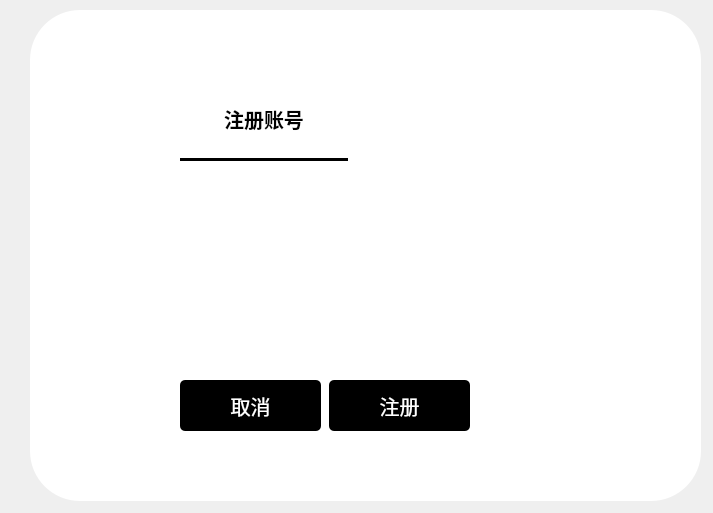
<?xml version="1.0" encoding="UTF-8"?>
<ui version="4.0">
 <class>NewAccount</class>
 <widget class="QDialog" name="NewAccount">
  <property name="geometry">
   <rect>
    <x>0</x>
    <y>0</y>
    <width>713</width>
    <height>513</height>
   </rect>
  </property>
  <property name="windowTitle">
   <string>Dialog</string>
  </property>
  <widget class="QWidget" name="widget" native="true">
   <property name="geometry">
    <rect>
     <x>30</x>
     <y>10</y>
     <width>671</width>
     <height>491</height>
    </rect>
   </property>
   <property name="cursor">
    <cursorShape>ArrowCursor</cursorShape>
   </property>
   <property name="styleSheet">
    <string notr="true">background-color: white;
border-radius:50px;  </string>
   </property>
   <widget class="QLineEdit" name="pre_Account">
    <property name="geometry">
     <rect>
      <x>150</x>
      <y>160</y>
      <width>291</width>
      <height>51</height>
     </rect>
    </property>
    <property name="styleSheet">
     <string notr="true">background-color: #f2f2f7;
 border: none;
 border-radius: 8px;
 padding: 10px;
  font-size: 20px;
QLineEdit {
    /* 输入文字样式 */
    font-size: 20px;                    /* 输入文字变大 */
    font-family: &quot;Microsoft YaHei&quot;, &quot;Segoe UI&quot;, Arial;
    color: #333333;
    padding: 10px 15px;
    border: 2px solid #cccccc;
    border-radius: 6px;
    background-color: white;
    min-height: 44px;
}

/* 提示文字（placeholder）样式 */
QLineEdit::placeholder {
    font-size: 20px;                    /* 提示文字也变大 */
    color: #999999;
    font-style: italic;
}</string>
    </property>
   </widget>
   <widget class="QLineEdit" name="pre_Code">
    <property name="geometry">
     <rect>
      <x>150</x>
      <y>229</y>
      <width>291</width>
      <height>51</height>
     </rect>
    </property>
    <property name="styleSheet">
     <string notr="true">background-color: #f2f2f7;
 border: none;
 border-radius: 8px;
 padding: 10px;
  font-size: 20px;
QLineEdit {
    /* 输入文字样式 */
    font-size: 20px;                    /* 输入文字变大 */
    font-family: &quot;Microsoft YaHei&quot;, &quot;Segoe UI&quot;, Arial;
    color: #333333;
    padding: 10px 15px;
    border: 2px solid #cccccc;
    border-radius: 6px;
    background-color: white;
    min-height: 44px;
}

/* 提示文字（placeholder）样式 */
QLineEdit::placeholder {
    font-size: 20px;                    /* 提示文字也变大 */
    color: #999999;
    font-style: italic;
}</string>
    </property>
   </widget>
   <widget class="QLineEdit" name="sure_Code">
    <property name="geometry">
     <rect>
      <x>150</x>
      <y>300</y>
      <width>291</width>
      <height>51</height>
     </rect>
    </property>
    <property name="styleSheet">
     <string notr="true">background-color: #f2f2f7;
 border: none;
 border-radius: 8px;
 padding: 10px;
  font-size: 20px;
QLineEdit {
    /* 输入文字样式 */
    font-size: 20px;                    /* 输入文字变大 */
    font-family: &quot;Microsoft YaHei&quot;, &quot;Segoe UI&quot;, Arial;
    color: #333333;
    padding: 10px 15px;
    border: 2px solid #cccccc;
    border-radius: 6px;
    background-color: white;
    min-height: 44px;
}

/* 提示文字（placeholder）样式 */
QLineEdit::placeholder {
    font-size: 20px;                    /* 提示文字也变大 */
    color: #999999;
    font-style: italic;
}</string>
    </property>
   </widget>
   <widget class="QPushButton" name="register_Btn">
    <property name="geometry">
     <rect>
      <x>299</x>
      <y>370</y>
      <width>141</width>
      <height>51</height>
     </rect>
    </property>
    <property name="font">
     <font>
      <pointsize>15</pointsize>
     </font>
    </property>
    <property name="cursor">
     <cursorShape>PointingHandCursor</cursorShape>
    </property>
    <property name="styleSheet">
     <string notr="true">QPushButton {
    background-color: black;    /* 黑色背景 */
    color: white;              /* 白色文字 */
    border-radius: 5px;        /* 可选：圆角 */
    padding: 8px 16px;         /* 可选：内边距 */
}</string>
    </property>
    <property name="text">
     <string>注册</string>
    </property>
   </widget>
   <widget class="QPushButton" name="close_Btn_2">
    <property name="geometry">
     <rect>
      <x>150</x>
      <y>370</y>
      <width>141</width>
      <height>51</height>
     </rect>
    </property>
    <property name="font">
     <font>
      <pointsize>15</pointsize>
     </font>
    </property>
    <property name="cursor">
     <cursorShape>PointingHandCursor</cursorShape>
    </property>
    <property name="styleSheet">
     <string notr="true">QPushButton {
    background-color: black;    /* 黑色背景 */
    color: white;              /* 白色文字 */
    border-radius: 5px;        /* 可选：圆角 */
    padding: 8px 16px;         /* 可选：内边距 */
}</string>
    </property>
    <property name="text">
     <string>取消</string>
    </property>
   </widget>
   <widget class="QPushButton" name="NewAcot_label">
    <property name="geometry">
     <rect>
      <x>150</x>
      <y>70</y>
      <width>168</width>
      <height>81</height>
     </rect>
    </property>
    <property name="styleSheet">
     <string notr="true">QPushButton {
    
    background-color: transparent;
    
    /* 文字样式 */
    color: #666666;
    font-size: 20px;
    font-weight: 500;
    font-family: &quot;Microsoft YaHei&quot;, sans-serif;
    
    /* 尺寸和边距 */
    padding: 12px 24px;
    min-width: 120px;
    min-height: 48px;
    
    /* 鼠标光标 */
    cursor: pointer;
    
    
}
QPushButton {
    color: rgb(0,,0,0);  /* 选中时蓝色文字 */
    font-weight: 600;
    border-bottom: 3px solid rgb(0,0,0);  /* 蓝色下划线 */
}</string>
    </property>
    <property name="text">
     <string>注册账号</string>
    </property>
   </widget>
  </widget>
 </widget>
 <resources/>
 <connections/>
</ui>
